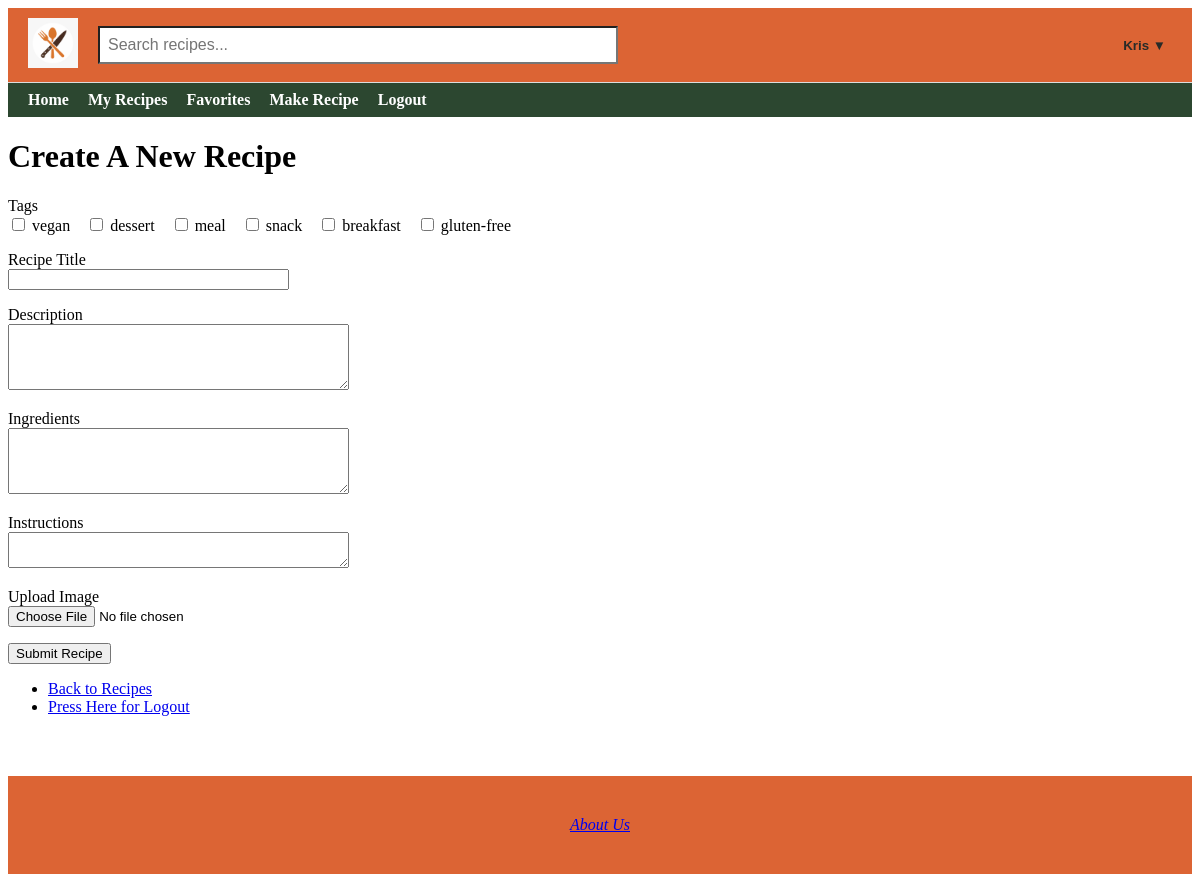
Screenshot of /make_recipe (signed in) with the database file from the repository.
### app/models.py (models this page shows)
class User(db.Model, UserMixin):
    id = db.Column(db.Integer, primary_key=True)  # Unique user ID
    username = db.Column(db.String(20), unique=True, nullable=False)  # Username
    email = db.Column(db.String(120), unique=True, nullable=False)  # Email address
    password = db.Column(db.String(60), nullable=False)  # Hashed password
    recipes = db.relationship('Recipe', backref='author', lazy=True, overlaps="user,user_recipes")
    profile = db.relationship('Profile', backref='user', uselist=False)  # Relationship to profile (one-to-one)
    favorites = db.relationship(
        'Recipe',
        secondary=favorites,
        backref=db.backref('favorited_by', lazy='dynamic'),
        lazy='dynamic'
    )

class Tag(db.Model):
    id = db.Column(db.Integer, primary_key=True)
    name = db.Column(db.String(32), unique=True, nullable=False)

### app/routes.py (the view, shortened to what this page needs)
@app.route('/make_recipe', methods=['GET', 'POST'])
@login_required
def make_recipe():
    form = RecipeForm()
    form.tags.choices = [(tag.id, tag.name) for tag in Tag.query.all()]
    return render_template('new_recipe.html', form=form)

### app/forms.py
class RecipeForm(FlaskForm):
    title = StringField('Recipe Title', validators=[DataRequired()])
    description = TextAreaField('Description', validators=[DataRequired()])
    ingredients = TextAreaField('Ingredients', validators=[DataRequired()])
    instructions = TextAreaField('Instructions', validators=[DataRequired()])
    image = FileField('Upload Image', validators=[FileAllowed(['jpg', 'jpeg', 'png'], 'Images only!')])
    remove_image = BooleanField('Remove current image')
    submit = SubmitField('Submit Recipe')
    tags = MultiCheckboxField('Tags', coerce=int)

### app/routes.py (called while the page is built)
@login_manager.user_loader
def load_user(user_id):
    return User.query.get(int(user_id))

@app.context_processor
def inject_user():
    return dict(current_user=current_user)

### app/templates/new_recipe.html (shortened to what this page needs)
{% extends "base.html" %}
{% block content %}
<h1>Create A New Recipe</h1>
<form method="POST" enctype="multipart/form-data">
    <p>
        {{ form.tags.label }}<br>
        {% for subfield in form.tags %}
            <label style="display: inline-block; margin-right: 12px;">
                {{ subfield() }} {{ subfield.label.text }}
            </label>
        {% endfor %}
    </p>
    <p>
        {{ form.title.label }}<br>
        {{ form.title(size=32) }}
    </p>
    <p>
        {{ form.description.label }}<br>
        {{ form.description(cols=40, rows=4) }}
    </p>
    <p>
        {{ form.ingredients.label }}<br>
        {{ form.ingredients(cols=40, rows=4) }}
    </p>
    <p>
        {{ form.instructions.label }}<br>
        {{ form.instructions(cols=40, row=4) }}
    </p>
    <p>
        {{ form.image.label }}<br>
        {{ form.image() }}
    </p>
    <p>{{ form.submit() }}</p>
</form>
<nav>
    <ul>
        <li><a href="{{ url_for('recipes') }}">Back to Recipes</a></li>
        <li><a href="{{ url_for('logout') }}">Press Here for Logout</a></li>
    </ul>
</nav>
{% endblock %}

### app/templates/base.html (shortened to what this page needs)
<!DOCTYPE html>
<html lang="en">
<head>
</head>
<body>
    <div class="top-navbar">
        <div class="logo">
            <a href="{{ url_for('home') }}">
                <img src="{{ url_for('static', filename='uploads/spoon2.png') }}" alt="Recipe App Logo">
            </a>
        </div>
        <div class="search-bar">
            <form action="{{ url_for('visitor_recipes') }}" method="get">
                <input type="text" name="q" placeholder="Search recipes...">
            </form>
        </div>
        <div class="login-link">
            {% if current_user.is_authenticated %}
                <div class="dropdown">
                    <button class="dropdown-toggle">{{ current_user.username }} ▼</button>
                </div>
            {% elif session.get('visitor_email') %}
                <a href="{{ url_for('logout') }}">Exit Visitor Mode</a>
            {% else %}
                <a href="{{ url_for('login') }}">Login</a>
            {% endif %}
        </div>
    </div>
    <div class="bottom-navbar">
    <a href="{{ url_for('home') }}" {% if request.endpoint == 'home' %}class="active"{% endif %}>Home</a>
    {% if current_user.is_authenticated %}
        <a href="{{ url_for('recipes') }}" {% if request.endpoint == 'recipes' %}class="active"{% endif %}>My Recipes</a>
        <a href="{{ url_for('view_favorites') }}" {% if request.endpoint == 'view_favorites' %}class="active"{% endif %}>Favorites</a>
        <a href="{{ url_for('make_recipe') }}" {% if request.endpoint == 'make_recipe' %}class="active"{% endif %}>Make Recipe</a>
        <a href="{{ url_for('logout') }}">Logout</a>
    {% elif session.get('visitor_email') %}
        <a href="{{ url_for('visitor_recipes') }}" {% if request.endpoint == 'visitor_recipes' %}class="active"{% endif %}>Visitor Recipes</a>
        <a href="{{ url_for('logout') }}">Exit Visitor Mode</a>
    {% else %}
        <a href="{{ url_for('login') }}" {% if request.endpoint == 'login' %}class="active"{% endif %}>Login</a>
        <a href="{{ url_for('register') }}" {% if request.endpoint == 'register' %}class="active"{% endif %}>Register</a>
    {% endif %}
    </div>
    {% block content %}{% endblock %}
    <footer>
    <a href="{{ url_for('about_us') }}">About Us</a>
</footer>
</body>
</html>

### app/templates/base.html (style rules this page uses)
.top-navbar { display: flex; align-items: center; justify-content: space-between; padding: 10px 20px; background-color: #dc6434; border-bottom: 1px solid #ddd; }
.top-navbar .logo img { height: 50px; }
.top-navbar .search-bar { flex: 1; margin: 0 20px; }
.top-navbar .search-bar input[type="text"] { width: 50%; padding: 8px; font-size: 16px; background-color: #ffffff }
.bottom-navbar { background-color: #2c4730; padding: 8px 20px; }
.bottom-navbar a { margin-right: 15px; text-decoration: none; font-weight: bold; color: #ffffff; }
footer { margin-top: 60px; padding: 40px 20px; text-align: center; background-color: #dc6434; color: #fbdb92; font-style: italic; }
.dropdown { position: relative; display: inline-block; }
.dropdown-toggle { background: none; border: none; font-weight: bold; cursor: pointer; color: #282B28; }

### rows the page displays
User: username "Kris"
Tag: label.text "vegan"
Tag: label.text "dessert"
Tag: label.text "meal"
Tag: label.text "snack"
Tag: label.text "breakfast"
Tag: label.text "gluten-free"
